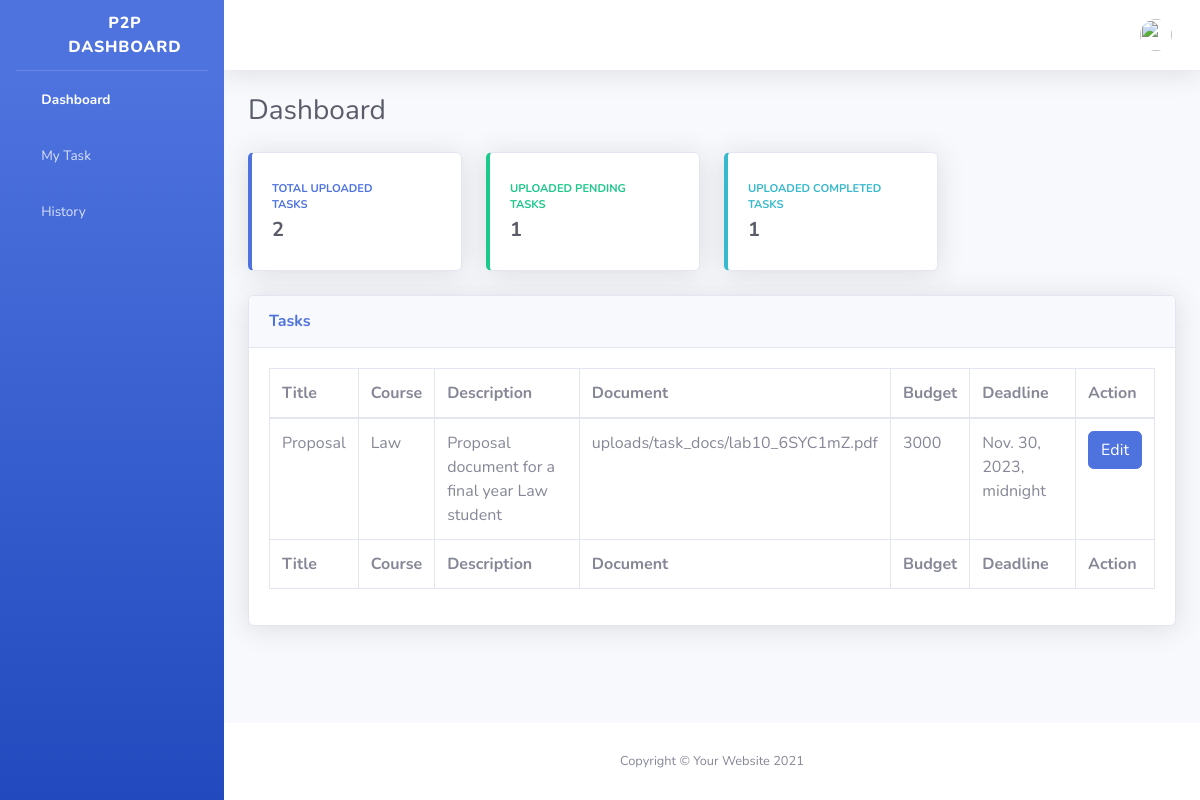
/client/, run on the app's committed database.
### client/models.py (models this page shows, shortened)
class Task(models.Model):
    title = models.CharField(max_length=100)
    description = models.TextField()
    document = models.FileField(upload_to="uploads/task_docs")
    course = models.CharField(max_length=100, default="Any")
    budget = models.PositiveIntegerField(default=0)
    deadline = models.DateTimeField()
    status = models.CharField(max_length=100)
    uploaded_by = models.IntegerField(default=1)
    bid_by = models.IntegerField(default=1)
    approval = models.CharField(max_length=100, default="Pending")
    submission = models.FileField(upload_to="uploads/submissions", default="Pending")
    payment = models.CharField(max_length=100, default="Pending")

### client/views.py (the view)
# urls.py: path('', views.dashboard, name="ClientDashboard"),
def dashboard(request):
    task = Task.objects.filter(status='Pending')
    task_count = Task.objects.count()
    pending_task = Task.objects.filter(status='Pending').count
    completed_task = Task.objects.filter(status='Closed').count
    return render(request, 'clientdash.html', {'navbar': 'clientdash', 'task': task, 'task_count': task_count, 'pending_task': pending_task, 'completed_task': completed_task})

### client/templates/clientdash.html
{% extends 'clientlayout.html' %}
{% load static %}
{% block hero %}
    Dashboard
{% endblock %}
{% block content %}
                    <div class="row">
                        <div class="col-xl-3 col-md-6 mb-4">
                            <div class="card border-left-primary shadow h-100 py-2">
                                <div class="card-body">
                                    <div class="row no-gutters align-items-center">
                                        <div class="col mr-2">
                                            <div class="text-xs font-weight-bold text-primary text-uppercase mb-1">
                                                Total Uploaded Tasks</div>
                                            <div class="h5 mb-0 font-weight-bold text-gray-800">{{ task_count }}</div>
                                        </div>
                                        <div class="col-auto">
                                           <i class="fas fa-clipboard-list fa-2x text-gray-300"></i>
                                        </div>
                                    </div>
                                </div>
                            </div>
                        </div>
                        <div class="col-xl-3 col-md-6 mb-4">
                            <div class="card border-left-success shadow h-100 py-2">
                                <div class="card-body">
                                    <div class="row no-gutters align-items-center">
                                        <div class="col mr-2">
                                            <div class="text-xs font-weight-bold text-success text-uppercase mb-1">
                                                Uploaded Pending Tasks</div>
                                            <div class="h5 mb-0 font-weight-bold text-gray-800">{{ pending_task }}</div>
                                        </div>
                                        <div class="col-auto">
                                            <i class="fas fa-clipboard-list fa-2x text-gray-300"></i>
                                        </div>
                                    </div>
                                </div>
                            </div>
                        </div>
                        <div class="col-xl-3 col-md-6 mb-4">
                            <div class="card border-left-info shadow h-100 py-2">
                                <div class="card-body">
                                    <div class="row no-gutters align-items-center">
                                        <div class="col mr-2">
                                            <div class="text-xs font-weight-bold text-info text-uppercase mb-1">Uploaded Completed Tasks
                                            </div>
                                            <div class="row no-gutters align-items-center">
                                                <div class="col-auto">
                                                    <div class="h5 mb-0 mr-3 font-weight-bold text-gray-800">{{ completed_task}}</div>
                                                </div>
                                            </div>
                                        </div>
                                        <div class="col-auto">
                                            <i class="fas fa-clipboard-list fa-2x text-gray-300"></i>
                                        </div>
                                    </div>
                                </div>
                            </div>
                        </div>
                    </div>
                    <div class="card shadow mb-4">
                        <div class="card-header py-3">
                            <h6 class="m-0 font-weight-bold text-primary">Tasks</h6>
                        </div>
                        <div class="card-body">
                            <div class="table-responsive">
                                <table class="table table-bordered" id="dataTable" width="100%" cellspacing="0">
                                    <thead>
                                        <tr>
                                            <th>Title</th>
                                            <th>Course</th>
                                            <th>Description</th>
                                            <th>Document</th>
                                            <th>Budget</th>
                                            <th>Deadline</th>
                                            <th>Action</th>
                                        </tr>
                                    </thead>
                                    <tfoot>
                                        <tr>
                                            <th>Title</th>
                                            <th>Course</th>
                                            <th>Description</th>
                                            <th>Document</th>
                                            <th>Budget</th>
                                            <th>Deadline</th>
                                            <th>Action</th>
                                        </tr>
                                    </tfoot>
                                    <tbody>
                                    {% for task in task %}
                                        <tr>
                                            <td>{{ task.title }}</td>
                                            <td>{{ task.course}}</td>
                                            <td>{{ task.description }}</td>
                                            <td>{{ task.document }}</td>
                                            <td>{{ task.budget }}</td>
                                            <td>{{ task.deadline }}</td>
                                            <td><a href="" class="btn btn-primary">Edit</a></td>
                                        </tr>
                                    {% endfor %}
                                    </tbody>
                                </table>
                            </div>
                        </div>
                    </div>
                </div>
            </div>
{% endblock %}

### data on the page
Task: title "Proposal", course "Law", description "Proposal document for a final year Law student", document "uploads/task_docs/lab10_6SYC1mZ.pdf", budget "3000", deadline "Nov. 30, 2023, midnight"

### other printed values
{{ task_count }} "2"
{{ pending_task }} "1"
{{ completed_task }} "1"
